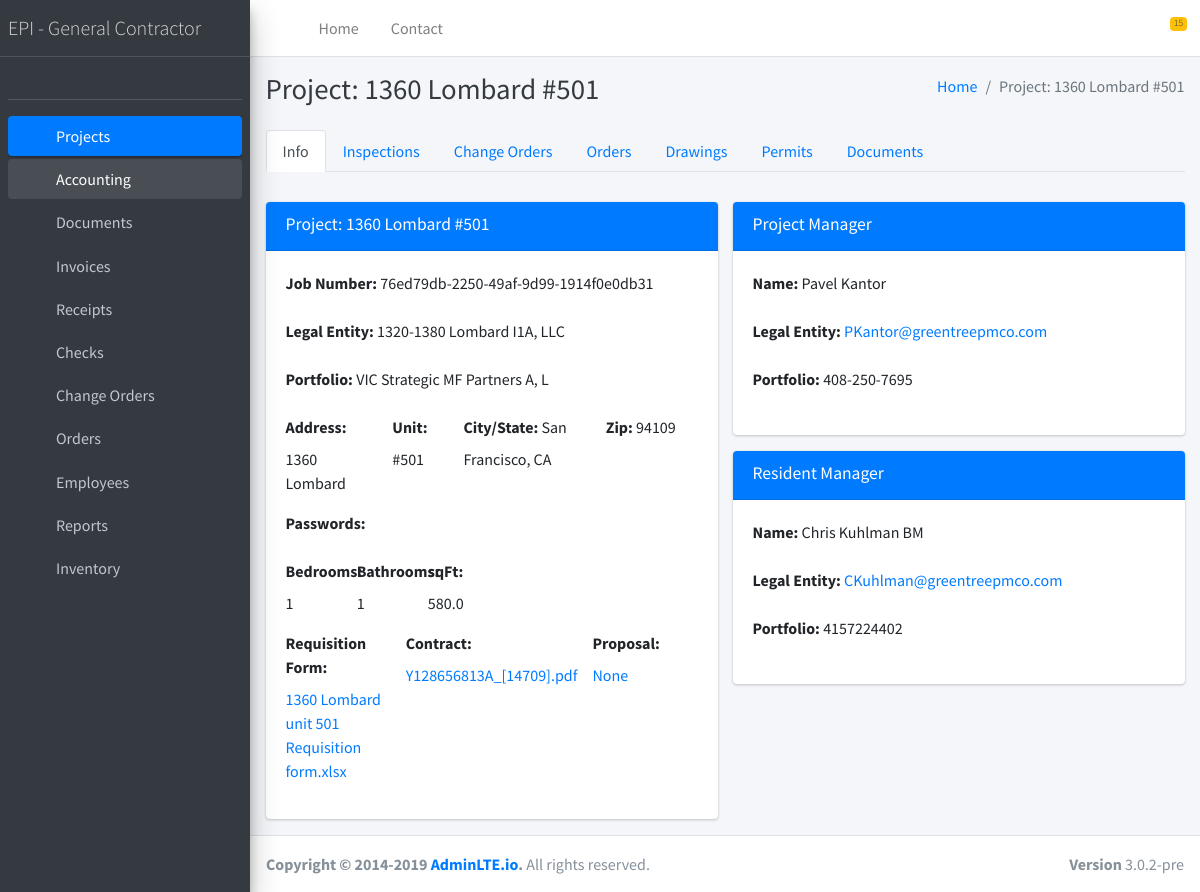
The app's page /projects/2 with its own data.
### projects/models.py (models this page shows, shortened)
class Project(models.Model):
    legal_entity = models.CharField(max_length=255, blank=True)
    portfolio = models.CharField(max_length=255, blank=True)
    address = models.CharField(max_length=255)
    unit = models.IntegerField(blank=True, default=0)
    zip = models.IntegerField(blank=True, default=0)
    city_state = models.CharField(max_length=255, default="San Francisco, CA")
    passwords = models.CharField(max_length=255, blank=True)
    bedrooms = models.IntegerField(default=0, blank=True)
    bathrooms = models.IntegerField(default=0, blank=True)
    sqFt = models.FloatField(default=0, blank=True)
    percent = models.FloatField(default=0, blank=True)
    jobNumber = models.CharField(max_length=255, unique=True, blank=True)
    start_date = models.DateField(default='1970-01-01', blank=True)
    end_date = models.DateField(default='1970-01-01', blank=True)
    status_type = [
        ('Open', 'Open'),
        ('In Progress', 'In Progress'),
        ('Under Review', 'Under Review'),
        ('Approved', 'Approved'),
        ('Done', 'Done'),
        ('Canceled', 'Canceled'),
        ('Rejected', 'Rejected')
    ]
    status = models.CharField(max_length=255, choices=status_type, default='Open')
    pm_epi = models.ForeignKey(User, models.SET_NULL, blank=True, null=True, verbose_name = "Project Manager EPI")
    rm = models.ForeignKey(Resident_manager, models.SET_NULL, blank=True, null=True, verbose_name = "Resident Manager")
    pm = models.ForeignKey(Project_manager, models.SET_NULL, blank=True, null=True, verbose_name = "Project Manager")
    general_contractor = models.ForeignKey(General_contractor, models.SET_NULL, blank=True, null=True, verbose_name = "General Contractor")
    design_package = models.ForeignKey(Design_package, models.SET_NULL, blank=True, null=True, verbose_name = "Design package")
    rq = models.ForeignKey(Files_storage, models.SET_NULL, blank=True, null=True, related_name='rqs')
    contract = models.ForeignKey(Files_storage, models.SET_NULL, blank=True, null=True, related_name='contracts')
    proposal = models.ForeignKey(Files_storage, models.SET_NULL, blank=True, null=True, related_name='proposals')
    drawings = models.ManyToManyField(Files_storage, related_name='drawings')
    documents = models.ManyToManyField(Document, related_name='documents')
    created_at = models.DateTimeField(auto_now=True)
    updated_at = models.DateTimeField(auto_now_add=True)
    uuid = models.UUIDField(default=uuid.uuid4)
    class Meta:
        verbose_name = 'Project'
        verbose_name_plural = 'Projects'
    def __str__(self):
        return self.address + ' #' + str(self.unit)

### file_storage/models.py (models this page shows, shortened)
class Files_storage(models.Model):
    file = models.FileField(upload_to='uploads/', blank=True)
    description = models.CharField(max_length=255, blank=True)
    uuid = models.UUIDField(default=uuid.uuid4, editable=False)
    created_at = models.DateTimeField(auto_now=True)
    updated_at = models.DateTimeField(auto_now_add=True)
    class Meta:
        verbose_name = 'File Storage'
        verbose_name_plural = 'File Storage'
    def __str__(self):
        return self.file.name

### project_managers/models.py (models this page shows, shortened)
class Project_manager(models.Model):
    name = models.CharField(max_length=255)
    phone = models.CharField(max_length=255, blank=True)
    email = models.EmailField(blank=True)
    created_at = models.DateTimeField(auto_now=True)
    updated_at = models.DateTimeField(auto_now_add=True)
    class Meta:
        verbose_name = 'Resident Manager'
        verbose_name_plural = 'Resident Managers'

### resident_managers/models.py (models this page shows, shortened)
class Resident_manager(models.Model):
    name = models.CharField(max_length=255)
    phone = models.CharField(max_length=255, blank=True)
    email = models.EmailField(blank=True)
    created_at = models.DateTimeField(auto_now=True)
    updated_at = models.DateTimeField(auto_now_add=True)
    class Meta:
        verbose_name = 'Resident Manager'
        verbose_name_plural = 'Resident Managers'

### projects/views.py (the view)
# urls.py: url(r'^(?P<pk>\d+)$', views.read, name='change_order_read'),
def read(request, pk, template_name='projects/read.html'):
    item = get_object_or_404(Project, pk=pk)
    documents = Document.objects.all();
    data = {
        'item': item,
        'documents': documents,
    }
    if request.method == 'POST':
        if request.POST.get('document'):
            item.documents.add(Document.objects.get(pk=request.POST.get('document')))
            item.save()
    return render(request, template_name, data)

### documents/models.py (called while the page is built)
    def get_number(self):
        return self.type.prefix + self.number + self.type.postfix

    def __str__(self):
        return self.get_number()

### templates/projects/read.html (shortened to what this page needs)
{% extends 'base.html' %} {% load static %} {% block content %}
<div class="content-wrapper">
   <div class="content-header">
      <div class="container-fluid">
         <div class="row mb-2">
            <div class="col-sm-6">
               <h1 class="m-0 text-dark">Project: {{ item }}</h1>
            </div>
            <div class="col-sm-6">
               <ol class="breadcrumb float-sm-right">
                  <li class="breadcrumb-item"><a href="#">Home</a></li>
                  <li class="breadcrumb-item active">Project: {{ item }}</li>
               </ol>
            </div>
         </div>
      </div>
   </div>
   <section class="content">
      <div class="container-fluid">
         <div class="row">
            <div class="col-12">
               <div>
                  <ul class="nav nav-tabs" id="project-tabs" role="tablist">
                      <li class="nav-item">
                        <a class="nav-link active" id="project-tabs-info-tab" data-toggle="pill" href="#project-tabs-info" role="tab" aria-controls="project-tabs-info" aria-selected="true">Info</a>
                      </li>
                      <li class="nav-item">
                        <a class="nav-link" id="project-tabs-inspections-tab" data-toggle="pill" href="#project-tabs-inspections" role="tab" aria-controls="project-tabs-inspections" aria-selected="false">Inspections</a>
                      </li>
                      <li class="nav-item">
                        <a class="nav-link" id="project-tabs-change_orders-tab" data-toggle="pill" href="#project-tabs-change_orders" role="tab" aria-controls="project-tabs-change_orders" aria-selected="false">Change Orders</a>
                      </li>
                      <li class="nav-item">
                        <a class="nav-link" id="project-tabs-orders-tab" data-toggle="pill" href="#project-tabs-orders" role="tab" aria-controls="project-tabs-orders" aria-selected="false">Orders</a>
                      </li>
                      <li class="nav-item">
                        <a class="nav-link" id="project-tabs-drawings-tab" data-toggle="pill" href="#project-tabs-drawings" role="tab" aria-controls="project-tabs-drawings" aria-selected="false">Drawings</a>
                      </li>
                      <li class="nav-item">
                        <a class="nav-link" id="project-tabs-permits-tab" data-toggle="pill" href="#project-tabs-permits" role="tab" aria-controls="project-tabs-permits" aria-selected="false">Permits</a>
                      </li>
                      <li class="nav-item">
                        <a class="nav-link" id="project-tabs-documents-tab" data-toggle="pill" href="#project-tabs-documents" role="tab" aria-controls="project-tabs-documents" aria-selected="false">Documents</a>
                      </li>
                    </ul>
               </div>
               <div class="tab-content" id="project-tabsContent" style="margin-top: 30px;">
                   <div class="tab-pane fade active show" id="project-tabs-info" role="tabpanel" aria-labelledby="project-tabs-info-tab">
                     {% include 'projects/tabs/project.html' %}
                   </div>
                </div>
            </div>
         </div>
      </div>
   </section>
</div>
{% endblock content %}

### templates/projects/tabs/project.html (shortened to what this page needs)
<div class="row">
<div class="col-6">
   <div class="card card-primary">
      <div class="card-header">
         <h3 class="card-title">Project: {{ item }}</h3>
          <div class="card-tools">
              <a href="{% url 'project_update' item.id %}" type="button" class="btn btn-tool" title="Edit"><i class="fas fa-pencil-alt"></i></a>
              <a href="{% url 'project_delete' item.id %}" type="button" class="btn btn-tool" title="Delete" onclick="return confirm('Are you sure?')"><i class="far fa-trash-alt"></i></a>
          </div>
      </div>
      <div class="card-body">
         <div class="form-group">
            <label>Job Number:</label>
            {{ item.jobNumber }}
         </div>
         <div class="form-group">
            <label>Legal Entity:</label>
            {{ item.legal_entity }}
         </div>
         <div class="form-group">
            <label>Portfolio:</label>
            {{ item.portfolio }}
         </div>
         <div class="row">
            <div class="col-3">
               <div class="form-group">
                  <label>Address:</label>
                  {{ item.address }}
               </div>
            </div>
            <div class="col-2">
              <div class="form-group">
               <label>Unit:</label>
               #{{ item.unit }}
              </div>
           </div>
            <div class="col-4">
             <div class="form-group">
              <label>City/State:</label>
                 {{ item.city_state }}
             </div>
           </div>
          <div class="col-3">
           <div class="form-group">
                  <label>Zip:</label>
                  {{ item.zip }}
               </div>
            </div>
         </div>
          <div class="form-group">
            <label>Passwords:</label>
         </div>
         <div class="row">
            <div class="col-2">
               <div class="form-group">
                  <label>Bedrooms:</label>
                  {{ item.bedrooms }}
               </div>
            </div>
            <div class="col-2">
              <div class="form-group">
               <label>Bathrooms:</label>
               {{ item.bathrooms }}
              </div>
           </div>
            <div class="col-2">
             <div class="form-group">
              <label>sqFt:</label>
                 {{ item.sqFt }}
             </div>
           </div>
         </div>
          <div class="row">
             <div class="col form-group">
                <label>Requisition Form:</label>
                 <a href="{{ item.rq.url }}">{{ item.rq }}</a>
             </div>
              <div class="col form-group">
                <label>Contract:</label>
                 <a href="{{ item.contract.url }}">{{ item.contract }}</a>
              </div>
              <div class="col form-group">
                <label>Proposal:</label>
                 <a href="{{ item.proposal.url }}">{{ item.proposal }}</a>
              </div>
          </div>
      </div>
   </div>
</div>
<div class="col-6">
    <div class="row">
        <div class="col-12">
            {% include 'projects/components/pm.html' %}
        </div>
    </div>
    <div class="row">
        <div class="col-12">
            {% include 'projects/components/rm.html' %}
        </div>
    </div>
</div>
</div>

### templates/projects/components/pm.html
<div class="card card-primary">
  <div class="card-header">
     <h3 class="card-title">Project Manager</h3>
      <div class="card-tools">
          <button type="button" class="btn btn-tool" data-card-widget="collapse" data-toggle="tooltip" title="Collapse"><i class="fas fa-minus"></i></button>
      </div>
  </div>
  <div class="card-body">
     <div class="form-group">
        <label>Name:</label>
        {{ item.pm.name }}
     </div>
     <div class="form-group">
        <label>Legal Entity:</label>
         <a href="mailto:{{ item.pm.email }}">{{ item.pm.email }}</a>
     </div>
     <div class="form-group">
        <label>Portfolio:</label>
        {{ item.pm.phone }}
     </div>
  </div>
</div>

### templates/projects/components/rm.html
<div class="card card-primary">
  <div class="card-header">
     <h3 class="card-title">Resident Manager</h3>
      <div class="card-tools">
          <button type="button" class="btn btn-tool" data-card-widget="collapse" data-toggle="tooltip" title="Collapse"><i class="fas fa-minus"></i></button>
      </div>
  </div>
  <div class="card-body">
     <div class="form-group">
        <label>Name:</label>
        {{ item.rm.name }}
     </div>
     <div class="form-group">
        <label>Legal Entity:</label>
         <a href="mailto:{{ item.rm.email }}">{{ item.rm.email }}</a>
     </div>
     <div class="form-group">
        <label>Portfolio:</label>
        {{ item.rm.phone }}
     </div>
  </div>
</div>

### records on screen
Project: address+unit "1360 Lombard #501", jobNumber "76ed79db-2250-49af-9d99-1914f0e0db31", legal_entity "1320-1380 Lombard I1A, LLC", portfolio "VIC Strategic MF Partners A, L", address "1360 Lombard", unit "501", city_state "San Francisco, CA", zip "94109", bedrooms "1", bathrooms "1", sqFt "580.0", rq "1360 Lombard unit 501 Requisition form.xlsx", contract "Y128656813A_[14709].pdf", proposal "None", pm.name "Pavel Kantor", pm.email "PKantor@greentreepmco.com", pm.phone "408-250-7695", rm.name "Chris Kuhlman BM", rm.email "CKuhlman@greentreepmco.com", rm.phone "4157224402"
